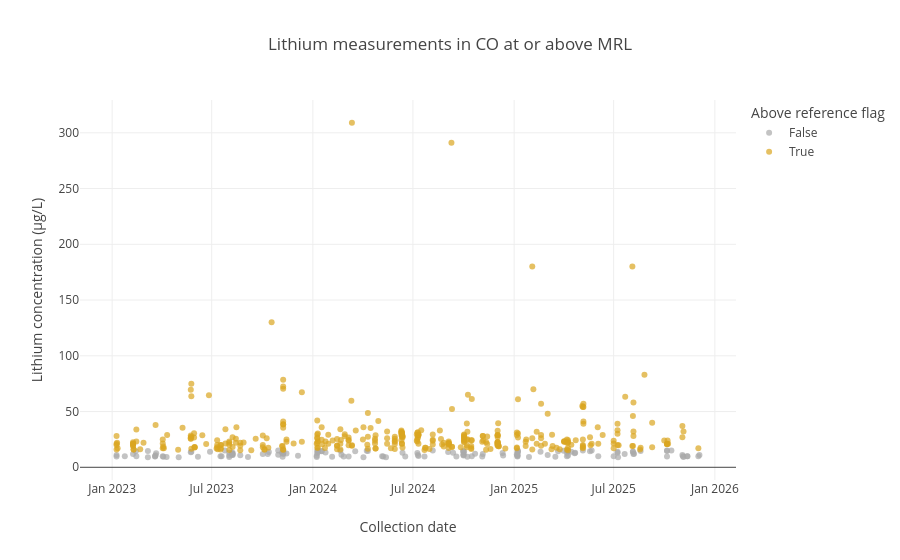

The cell this chart's notebook holds for it:
### Markdown cell above
### Scatter Plot

Next is a scatter plot using the collection data in the value_data df from earlier. The chart plots specific collections and the concentration they were measured at. Only measurements at or above MRL (minimum reporting level) have a value for concentration so every dot is a measurements at least at MRL. This provides an insight into the distribution of measurements for a specified contaminant. Using this chart a viewer can clearly see where the majority of at or above MRL measurements are clustered over time (2023-2025) as well as evaluate outliers with high analytical result values. Initially I had all dots the same color, later I added the AboveRef (above reference concentration) flag to distinguish what measurements were also above the reference concentration. To test the chart I filter to contaminant = "lithium" and state = "CO" however I intend later to make this an interactive filter in the dashboard. 

This chart should not be used as a regulatory compliance or public-health alert system. An above-reference result is a screening finding, not proof of a regulatory violation or unsafe water. It can identify measurements for further investigation, but decisions about retesting or public communication require additional information. Also, below MRL measurements are excluded which means this view should not be used to asses overall measurement trend for a state or contaminant.

### Code cell
selected_state = "CO"

state_values = value_data[
    (value_data["State"] == selected_state) &
    (value_data["Contaminant"] == "lithium")
].copy()

fig = px.scatter(
    state_values,
    x="CollectionDate",
    y="AnalyticalResultValue",
    color="AboveRef",
    color_discrete_map={False: "darkgray", True: "goldenrod"},
    hover_data=["PWSID"],
    title=f"Lithium measurements in {selected_state} at or above MRL",
    labels={
        "CollectionDate": "Collection date",
        "AnalyticalResultValue": "Lithium concentration (µg/L)",
        "AboveRef": "Above reference flag"
    },
    opacity=0.7
)

fig.show()

### Figure 1 — Plotly figure (JSON) as saved in the notebook; plotly's stock layout.template omitted (floating-point values rounded to 4 significant figures; data arrays with more than 128 entries replaced by an {"elided": "..."} marker saying what was removed)
{"data": [{"customdata": {"elided": "139x1 str values"}, "hovertemplate": "Above reference flag=False<br>Collection date=%{x}<br>Lithium concentration (µg/L)=%{y}<br>PWSID=%{customdata[0]}<extra></extra>", "legendgroup": "False", "marker": {"color": "darkgray", "opacity": 0.7, "symbol": "circle"}, "mode": "markers", "name": "False", "orientation": "v", "showlegend": true, "type": "scatter", "x": {"elided": "139 str values"}, "xaxis": "x", "y": {"elided": "139 float values"}, "yaxis": "y"}, {"customdata": {"elided": "345x1 str values"}, "hovertemplate": "Above reference flag=True<br>Collection date=%{x}<br>Lithium concentration (µg/L)=%{y}<br>PWSID=%{customdata[0]}<extra></extra>", "legendgroup": "True", "marker": {"color": "goldenrod", "opacity": 0.7, "symbol": "circle"}, "mode": "markers", "name": "True", "orientation": "v", "showlegend": true, "type": "scatter", "x": {"elided": "345 str values"}, "xaxis": "x", "y": {"elided": "345 float values"}, "yaxis": "y"}], "layout": {"legend": {"title": {"text": "Above reference flag"}, "tracegroupgap": 0}, "title": {"text": "Lithium measurements in CO at or above MRL"}, "xaxis": {"anchor": "y", "domain": [0, 1], "title": {"text": "Collection date"}}, "yaxis": {"anchor": "x", "domain": [0, 1], "title": {"text": "Lithium concentration (µg/L)"}}}}
